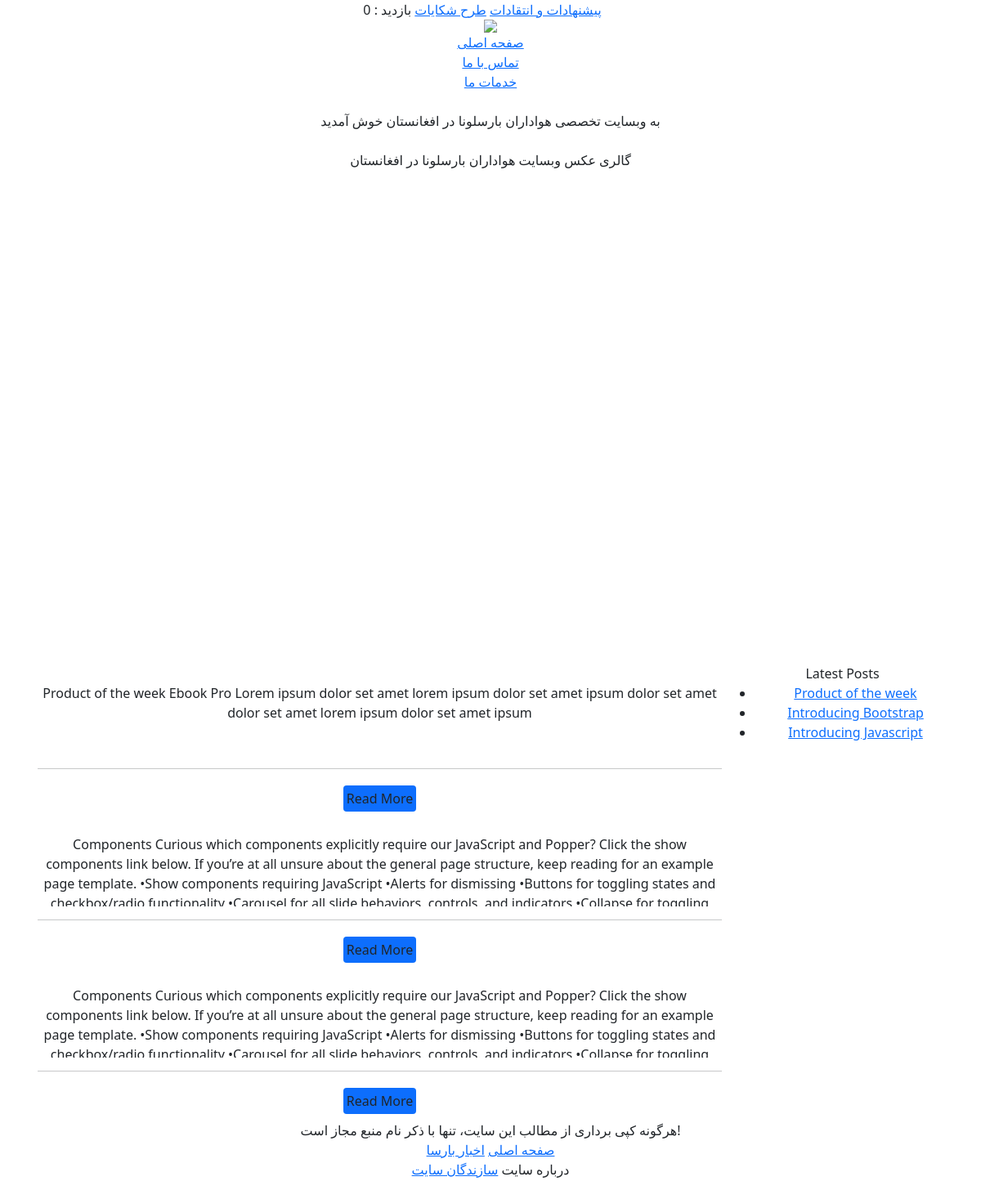
The app's page /, older data.
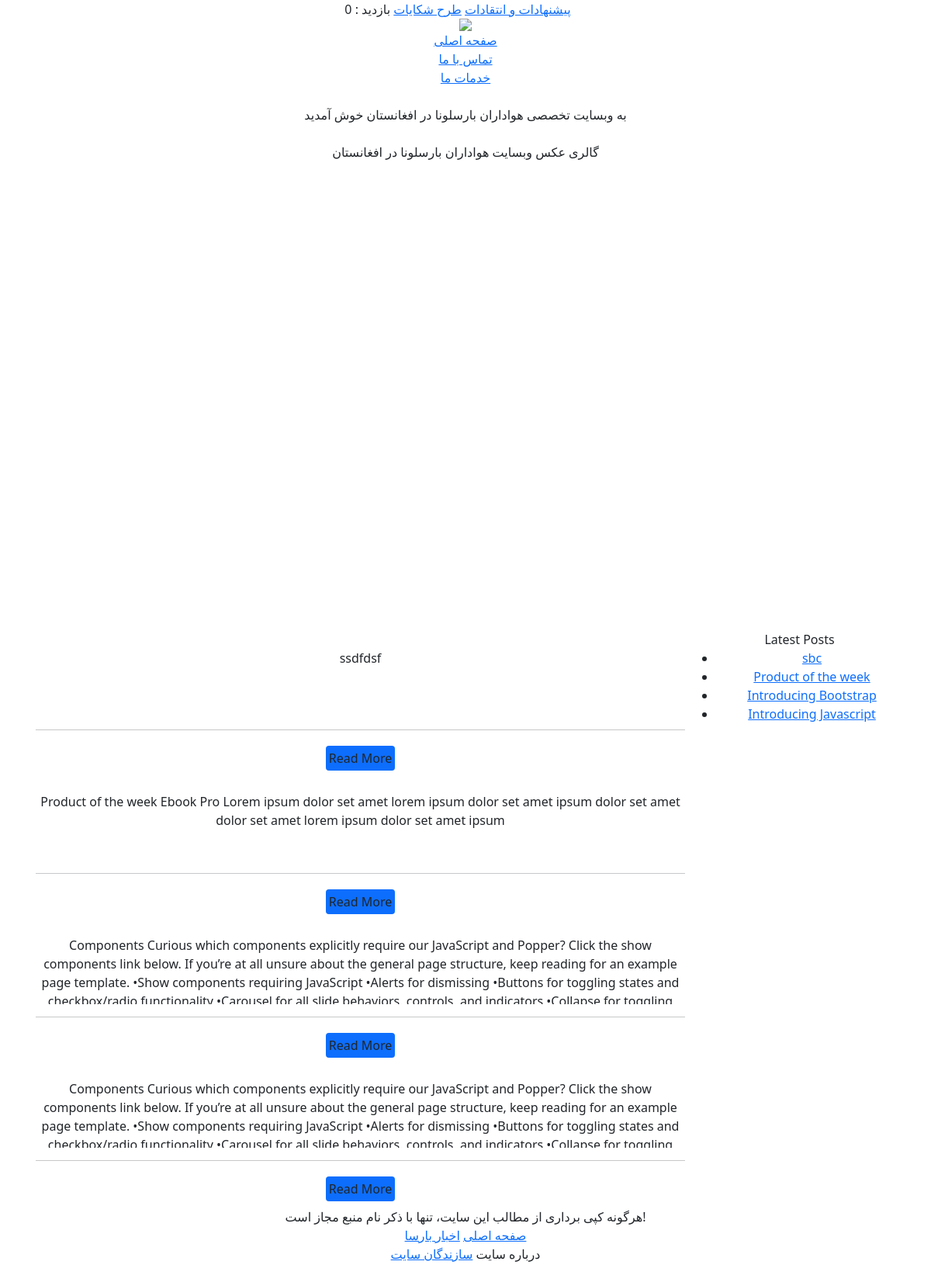
The same page, newer data.
### mysite/models.py (models this page shows, shortened)
class posts(models.Model):
    title = models.CharField(max_length=100)
    img = models.CharField(max_length=1000)
    content = models.TextField(max_length=50000)
    views = models.IntegerField(default=0)

### mysite/views.py (the view)
# urls.py: path('',index, name='index'),
def index(request):
    slide = slider.objects.all()
    post = posts.objects.all()
    global num_visits
    num_visits = request.session.get('num_visits',0)
    request.session['num_visits'] = num_visits + 1
    global slides
    slides = 0
    for i in slide:
        slides = slides + 1
    context = {
        'slide':slide,
        'post':post,
        'num_visits':num_visits
    }
    return render(request,'mysite/index1.html',context)

### mysite/templates/mysite/index1.html (shortened to what the changed rows need)
<!DOCTYPE html
    PUBLIC "-//W3C//DTD XHTML 1.0 Transitional//EN" "http://www.w3.org/TR/xhtml1/DTD/xhtml1-transitional.dtd">
<html xmlns="http://www.w3.org/1999/xhtml" xml:lang="fa" lang="fa">
<head>
    <link href="https://cdn.jsdelivr.net/npm/bootstrap@5.1.3/dist/css/bootstrap.min.css" rel="stylesheet"
>
    <link rel="stylesheet" type="text/css" media="all" href="https://www.fcbarcelona.ir/index/xoops.css" />
    <link rel="stylesheet" type="text/css" media="all"
        href="https://www.fcbarcelona.ir/index/themes/Barca 2016/styleNN.css" />
    <link rel="stylesheet" href="https://www.fcbarcelona.ir/index/language/persian/style.css" type="text/css" />
</head>
<body id="top" class="" onclick="">
    <div align="center" id="everything" onClick="">
        <div id="header_bar_bg">
                    <link rel="stylesheet" type="text/css" media="all"
                        href="https://www.fcbarcelona.ir/index/themes/jssor_slideshow.css" />
        <div id="wide_bar_bg2">
            <div id="wide_bar2">
                <div class="container d-flex">
                    <div class="col-9 m-1">
                        {% for item in post reversed%}
                        <div class="blockTitle"><a style="color: white;" href="{% url 'post_url' item.id %}">
                                {{ item.title }}</a></div>
                        <div class="blockContent">
                            <div class="postContent" style="direction: ltr !important;">
                                <p>{{ item.content }}</p>
                            </div>
                            <hr>
                            <div class="p-1">
                                <a href="{% url 'post_url' item.id%}" class="btn bg-primary white"
                                    style="padding: 3px; "> Read More </a>
                            </div>
                        </div>
                        {% endfor %}
                    </div>
                    <div class="col-3 m-1">
                        <div class="blockContent" style="direction: ltr;">
                            <ul>
                                {% for i in post reversed %}
                                <li><a href=" {% url 'post_url' i.id %}">{{i.title}}</a></li>
                                {% endfor %}
                            </ul>
                        </div>
                    </div>
                </div>
            </div>
        </div>
    </div>
</body>
</html>

Row changes from the older to the newer data that the page shows:
added posts: content "ssdfdsf", title "sbc"
